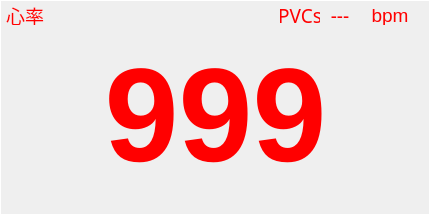
  <widget class="QFrame" name="frame_ECG">
   <property name="geometry">
    <rect>
     <x>590</x>
     <y>35</y>
     <width>430</width>
     <height>215</height>
    </rect>
   </property>
   <property name="font">
    <font>
     <family>WenQuanYi Micro Hei</family>
    </font>
   </property>
   <property name="autoFillBackground">
    <bool>false</bool>
   </property>
   <property name="styleSheet">
    <string notr="true">color:red;
border-color: rgb(255, 255, 255);
border-width:1px;
border-style:solid;</string>
   </property>
   <property name="frameShape">
    <enum>QFrame::StyledPanel</enum>
   </property>
   <property name="frameShadow">
    <enum>QFrame::Plain</enum>
   </property>
   <widget class="QLabel" name="TextLabel_XinLv">
    <property name="geometry">
     <rect>
      <x>5</x>
      <y>5</y>
      <width>40</width>
      <height>20</height>
     </rect>
    </property>
    <property name="font">
     <font>
      <pointsize>14</pointsize>
     </font>
    </property>
    <property name="styleSheet">
     <string notr="true">border-style:none;</string>
    </property>
    <property name="text">
     <string>心率</string>
    </property>
    <property name="alignment">
     <set>Qt::AlignCenter</set>
    </property>
   </widget>
   <widget class="QLabel" name="TextLabel_XinLv_bpm">
    <property name="geometry">
     <rect>
      <x>370</x>
      <y>5</y>
      <width>40</width>
      <height>20</height>
     </rect>
    </property>
    <property name="font">
     <font>
      <pointsize>14</pointsize>
     </font>
    </property>
    <property name="styleSheet">
     <string notr="true">border-style:none;</string>
    </property>
    <property name="text">
     <string>bpm</string>
    </property>
    <property name="alignment">
     <set>Qt::AlignCenter</set>
    </property>
   </widget>
   <widget class="QLabel" name="TextLabel_XinLv_value">
    <property name="geometry">
     <rect>
      <x>50</x>
      <y>40</y>
      <width>331</width>
      <height>141</height>
     </rect>
    </property>
    <property name="font">
     <font>
      <pointsize>100</pointsize>
      <weight>75</weight>
      <bold>true</bold>
     </font>
    </property>
    <property name="layoutDirection">
     <enum>Qt::RightToLeft</enum>
    </property>
    <property name="styleSheet">
     <string notr="true">border-style:none;</string>
    </property>
    <property name="midLineWidth">
     <number>1</number>
    </property>
    <property name="text">
     <string>999</string>
    </property>
    <property name="textFormat">
     <enum>Qt::RichText</enum>
    </property>
    <property name="alignment">
     <set>Qt::AlignCenter</set>
    </property>
   </widget>
   <widget class="QLabel" name="TextLabel_XinLv_QiBo">
    <property name="geometry">
     <rect>
      <x>280</x>
      <y>5</y>
      <width>40</width>
      <height>20</height>
     </rect>
    </property>
    <property name="font">
     <font>
      <family>文泉驿微米黑</family>
      <pointsize>14</pointsize>
     </font>
    </property>
    <property name="autoFillBackground">
     <bool>false</bool>
    </property>
    <property name="styleSheet">
     <string notr="true">border-style:none;</string>
    </property>
    <property name="text">
     <string>PVCs</string>
    </property>
    <property name="alignment">
     <set>Qt::AlignCenter</set>
    </property>
   </widget>
   <widget class="QLabel" name="TextLabel_XinLv_QiBo_KaiGuan">
    <property name="geometry">
     <rect>
      <x>320</x>
      <y>5</y>
      <width>40</width>
      <height>20</height>
     </rect>
    </property>
    <property name="font">
     <font>
      <family>文泉驿微米黑</family>
      <pointsize>14</pointsize>
     </font>
    </property>
    <property name="styleSheet">
     <string notr="true">border-style:none;</string>
    </property>
    <property name="text">
     <string>---</string>
    </property>
    <property name="alignment">
     <set>Qt::AlignCenter</set>
    </property>
   </widget>
  </widget>
